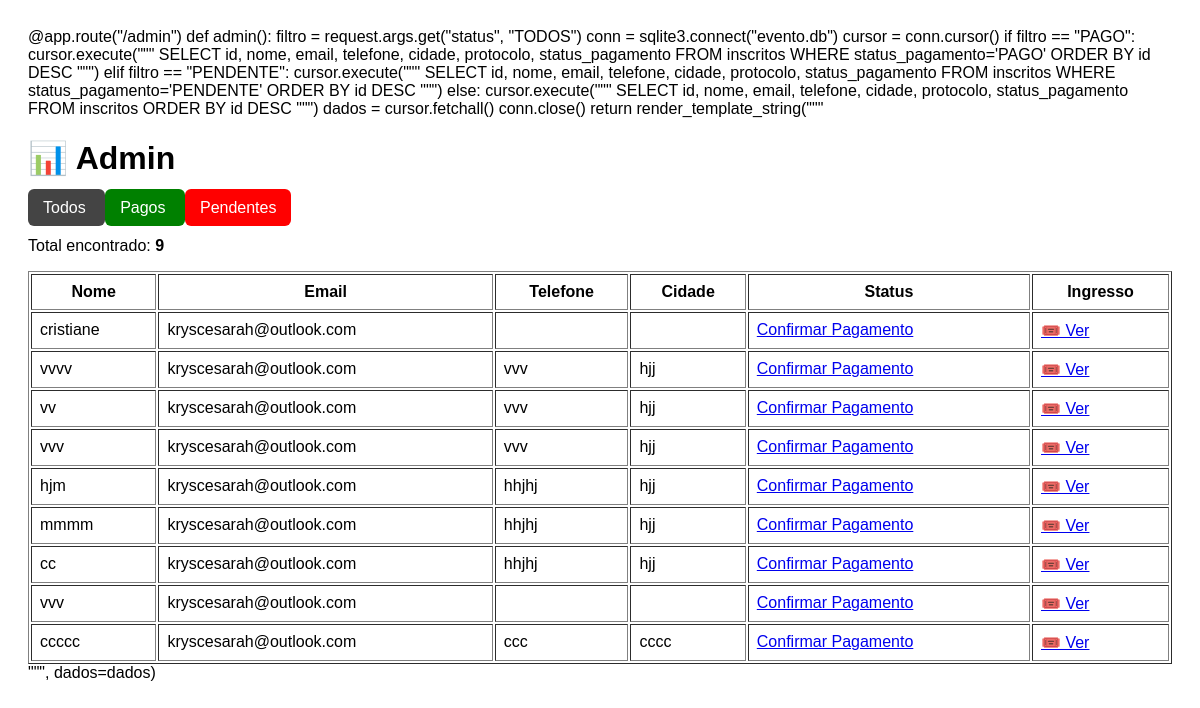
/admin, run on an earlier commit of the app's database.
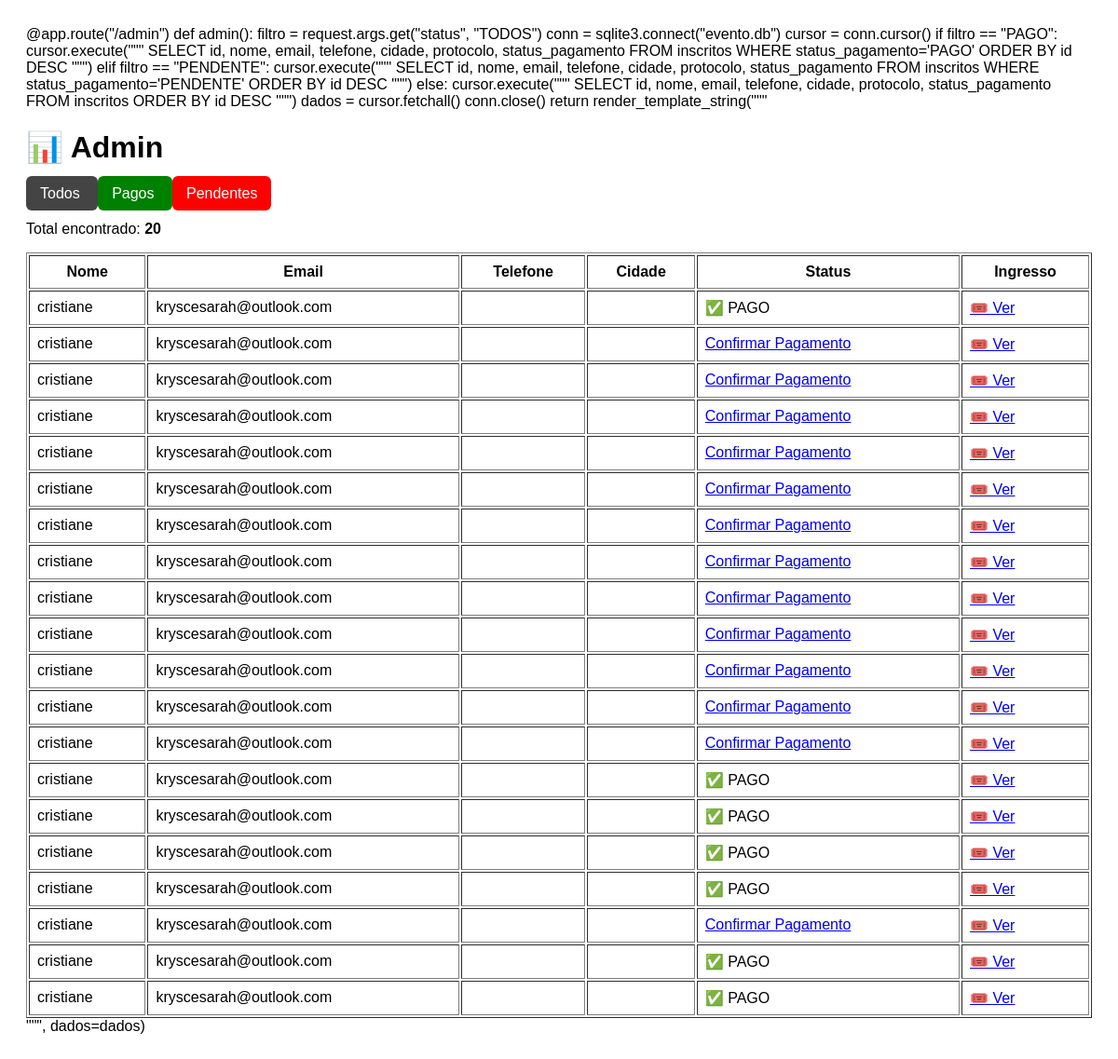
And on a later commit of the database.
### tables this page shows
CREATE TABLE inscritos (
            id INTEGER PRIMARY KEY AUTOINCREMENT,
            nome TEXT,
            email TEXT,
            telefone TEXT,
            igreja TEXT,
            cidade TEXT,
            observacoes TEXT,
            protocolo TEXT,
            status_pagamento TEXT,
            data_inscricao TEXT,
            convite_id TEXT
        );

### app.py (the view)
@app.route("/admin")
def admin():
    conn = sqlite3.connect("evento.db")
    cursor = conn.cursor()
    cursor.execute("""
        SELECT
            id,
            nome,
            email,
            telefone,
            cidade,
            protocolo,
            status_pagamento
        FROM inscritos
        ORDER BY id DESC
    """)
    dados = cursor.fetchall()
    conn.close()
    return render_template(
        "admin.html",
        dados=dados
    )

### templates/admin.html (shortened to what this page needs)
    <html>
    <body style="font-family:Arial;padding:20px;">
    <h1>📊 Admin</h1>
    <div style="margin-bottom:20px;">
        <a href="/admin"
           style="padding:10px 15px;background:#444;color:white;text-decoration:none;border-radius:6px;">
           Todos
        </a>
        <a href="/admin?status=PAGO"
           style="padding:10px 15px;background:green;color:white;text-decoration:none;border-radius:6px;">
           Pagos
        </a>
        <a href="/admin?status=PENDENTE"
           style="padding:10px 15px;background:red;color:white;text-decoration:none;border-radius:6px;">
           Pendentes
        </a>
    </div>
    <p>
        Total encontrado:
        <strong>{{ dados|length }}</strong>
    </p>
    <table border="1" width="100%" cellpadding="8">
        <tr>
            <th>Nome</th>
            <th>Email</th>
            <th>Telefone</th>
            <th>Cidade</th>
            <th>Status</th>
            <th>Ingresso</th>
        </tr>
        {% for p in dados %}
        <tr>
            <td>{{ p[1] }}</td>
            <td>{{ p[2] }}</td>
            <td>{{ p[3] }}</td>
            <td>{{ p[4] }}</td>
            <td>
            {% if p[6] == "PAGO" %}
                ✅ PAGO
            {% else %}
                <a href="/pagar/{{ p[5] }}">
                    Confirmar Pagamento
                </a>
            {% endif %}
            </td>
            <td>
                <a href="/ingresso/{{ p[5] }}">
                    🎟️ Ver
                </a>
            </td>
        </tr>
        {% endfor %}
    </table>
    </body>
    </html>

What changed in the data, as far as the page shows it:
added inscritos: nome "cristiane", email "kryscesarah@outlook.com", status_pagamento "✅ PAGO"
added inscritos: nome "cristiane", email "kryscesarah@outlook.com"
added inscritos: nome "cristiane", email "kryscesarah@outlook.com"
added inscritos: nome "cristiane", email "kryscesarah@outlook.com"
added inscritos: nome "cristiane", email "kryscesarah@outlook.com"
added inscritos: nome "cristiane", email "kryscesarah@outlook.com"
added inscritos: nome "cristiane", email "kryscesarah@outlook.com"
added inscritos: nome "cristiane", email "kryscesarah@outlook.com"
added inscritos: nome "cristiane", email "kryscesarah@outlook.com"
added inscritos: nome "cristiane", email "kryscesarah@outlook.com"
added inscritos: nome "cristiane", email "kryscesarah@outlook.com"
changed inscritos (number 13 of 20 on the later page): nome "vvvv" → "cristiane"; telefone "vvv" → (not shown); cidade "hjj" → (not shown)
changed inscritos (number 14 of 20 on the later page): nome "vv" → "cristiane"; telefone "vvv" → (not shown); cidade "hjj" → (not shown); protocolo "MM-20260609-D68A" → "MM-20260619-21CE" (drawn); status_pagamento "Confirmar Pagamento" → "✅ PAGO"
changed inscritos (number 15 of 20 on the later page): nome "vvv" → "cristiane"; telefone "vvv" → (not shown); cidade "hjj" → (not shown); protocolo "MM-20260609-091C" → "MM-20260619-249E" (drawn); status_pagamento "Confirmar Pagamento" → "✅ PAGO"
changed inscritos (number 16 of 20 on the later page): nome "hjm" → "cristiane"; telefone "hhjhj" → (not shown); cidade "hjj" → (not shown); protocolo "MM-20260609-1CEC" → "MM-20260619-477D" (drawn); status_pagamento "Confirmar Pagamento" → "✅ PAGO"
changed inscritos (number 17 of 20 on the later page): nome "mmmm" → "cristiane"; telefone "hhjhj" → (not shown); cidade "hjj" → (not shown); protocolo "MM-20260609-A865" → "MM-20260619-C149" (drawn); status_pagamento "Confirmar Pagamento" → "✅ PAGO"
changed inscritos (number 18 of 20 on the later page): nome "cc" → "cristiane"; telefone "hhjhj" → (not shown); cidade "hjj" → (not shown)
changed inscritos (number 19 of 20 on the later page): nome "vvv" → "cristiane"; protocolo "MM-20260609-0A75" → "MM-20260619-DB97" (drawn); status_pagamento "Confirmar Pagamento" → "✅ PAGO"
changed inscritos (number 20 of 20 on the later page): nome "ccccc" → "cristiane"; telefone "ccc" → (not shown); cidade "cccc" → (not shown); protocolo "MM-20260608-862B" → "MM-20260619-C4C9" (drawn); status_pagamento "Confirmar Pagamento" → "✅ PAGO"
Also different on the page:
{{ dados|length }}: "9" → "20"
